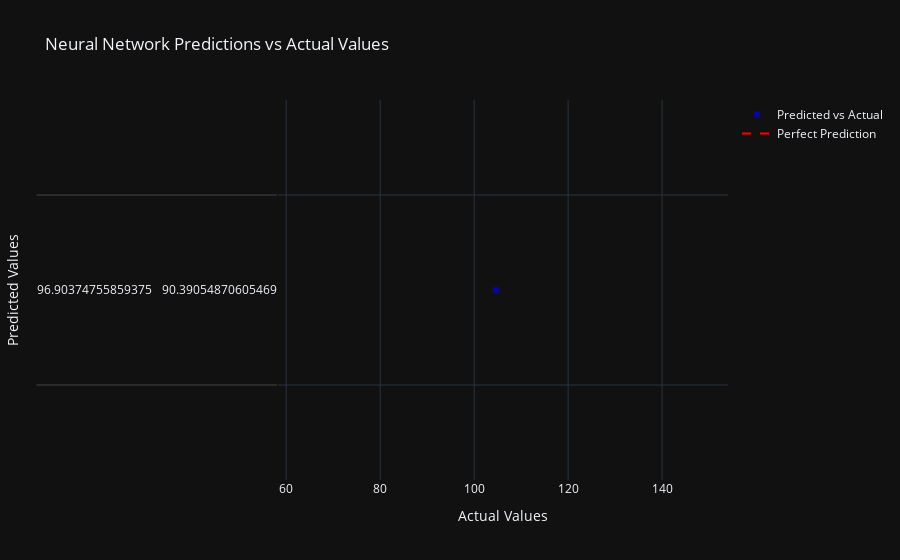
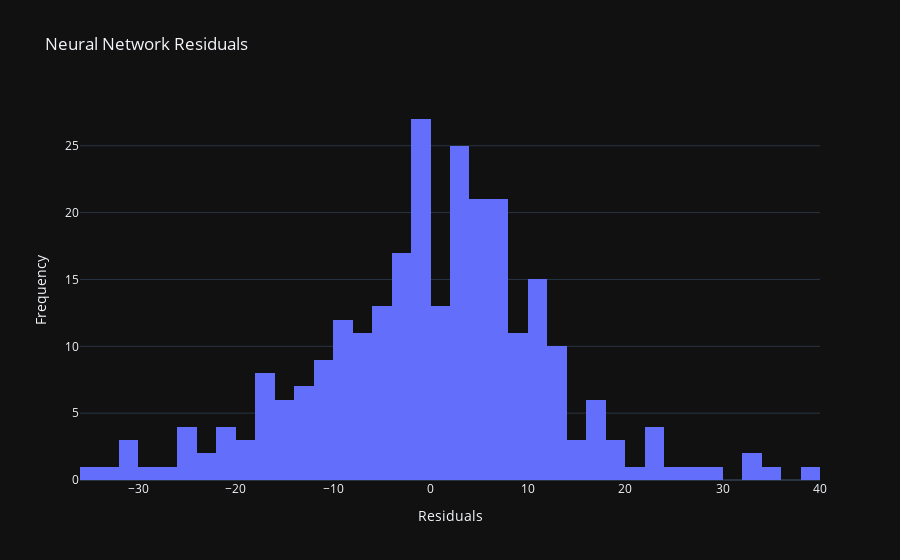

Here is the notebook cell these charts were saved with, in order:
### Code cell
# Normalize the data for Neural Network
scaler = StandardScaler()
X_scaled = scaler.fit_transform(X)

# Neural Network Model
nn_model = Sequential()
nn_model.add(Dense(64, input_dim=X_scaled.shape[1], activation='relu'))
nn_model.add(Dense(32, activation='relu'))
nn_model.add(Dense(1, activation='linear'))  # Regression problem, so output is linear

# Compile the model
nn_model.compile(optimizer=Adam(), loss='mean_squared_error')

# Train the model
nn_model.fit(X_scaled, y, epochs=125, batch_size=32, verbose=1)

# Predictions
nn_y_pred = nn_model.predict(X_scaled)

# Model evaluation
nn_rmse = mean_squared_error(y, nn_y_pred, squared=False)
nn_r2 = r2_score(y, nn_y_pred)

print(f"Neural Network RMSE: {nn_rmse}")
print(f"Neural Network R²: {nn_r2}")

# Visualization: Actual vs Predicted values using Plotly
fig = go.Figure()

# Add Scatter for Actual vs Predicted values
fig.add_trace(go.Scatter(x=y, y=nn_y_pred, mode='markers', name='Predicted vs Actual', 
                         marker=dict(color='blue', opacity=0.6, size=7)))

# Add Diagonal Line (perfect prediction line)
fig.add_trace(go.Scatter(x=[y.min(), y.max()], y=[y.min(), y.max()], mode='lines', 
                         name='Perfect Prediction', line=dict(color='red', dash='dash')))

# Update layout
fig.update_layout(title='Neural Network Predictions vs Actual Values',
                  xaxis_title='Actual Values',
                  yaxis_title='Predicted Values',
                  template='plotly_dark')

fig.show()

# Flatten predictions to 1D
nn_y_pred_flat = nn_y_pred.flatten()

# Residuals calculation
residuals_nn = y - nn_y_pred_flat

# Create the histogram of residuals
residuals_fig = go.Figure(data=[go.Histogram(x=residuals_nn, nbinsx=50, name='Residuals')])

# Update layout for residual plot
residuals_fig.update_layout(title='Neural Network Residuals',
                            xaxis_title='Residuals',
                            yaxis_title='Frequency',
                            template='plotly_dark')

residuals_fig.show()

### Figure 1 — Plotly figure (JSON) as saved in the notebook; plotly's stock layout.template omitted (floating-point values rounded to 4 significant figures; data arrays with more than 128 entries replaced by an {"elided": "..."} marker saying what was removed)
{"data": [{"marker": {"color": "blue", "opacity": 0.6, "size": 7}, "mode": "markers", "name": "Predicted vs Actual", "type": "scatter", "x": {"elided": "270 float values"}, "y": {"elided": "270x1 float values"}}, {"line": {"color": "red", "dash": "dash"}, "mode": "lines", "name": "Perfect Prediction", "type": "scatter", "x": [58.25, 154.0], "y": [58.25, 154.0]}], "layout": {"title": {"text": "Neural Network Predictions vs Actual Values"}, "xaxis": {"title": {"text": "Actual Values"}}, "yaxis": {"title": {"text": "Predicted Values"}}}}

### Figure 2 — Plotly figure (JSON) as saved in the notebook; plotly's stock layout.template omitted (floating-point values rounded to 4 significant figures; data arrays with more than 128 entries replaced by an {"elided": "..."} marker saying what was removed)
{"data": [{"name": "Residuals", "nbinsx": 50, "type": "histogram", "x": {"elided": "270 float values"}}], "layout": {"title": {"text": "Neural Network Residuals"}, "xaxis": {"title": {"text": "Residuals"}}, "yaxis": {"title": {"text": "Frequency"}}}}
